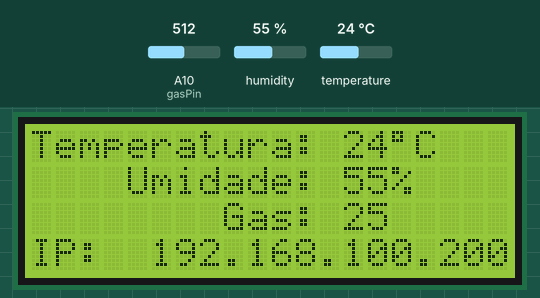
This sketch was run on a simulated Arduino Mega 2560, built for the host (arithmetic inside an expression is 32-bit, double 64-bit). Shown: 20×4 character LCD. The inputs (shaded band) are chosen by the test bench; at power-on: humidity 55 %, temperature 24 °C, A10 (gasPin) = 512. WiFi joins after 1.5 s; servers stay silent unless stated; what the sketch prints to the serial monitor is not drawn.

Above: at 1.2 s.
1.3 s: humidity set to 22 %
At 3.3 s:
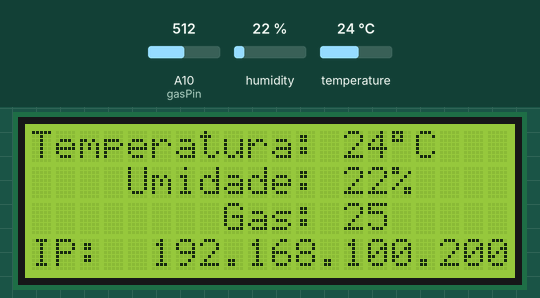
3.6 s: temperature set to 12 °C
At 4.6 s:
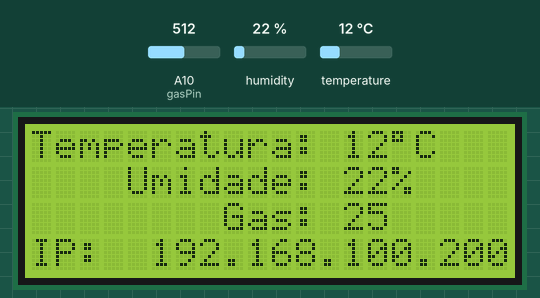
7.1 s: humidity set to 40 %
At 9.3 s:
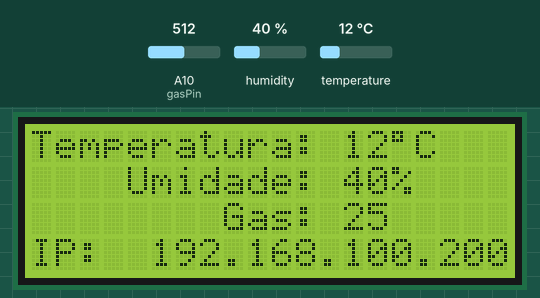
9.6 s: temperature set to 19 °C
Timing chart, 0 to 12.6 s (numbered marks = the images above; inputs shaded):
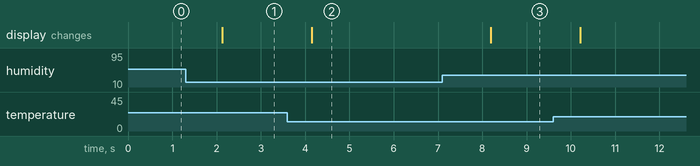

Measured:
- after the input at 1.3 s, the display: changes after 0.82 s (image 1)
- after the input at 3.6 s, the display: changes after 0.55 s (image 2)
- after the input at 7.1 s, the display: changes after 1.1 s (image 3)

The sketch:

senseIT.ino
```cpp
/*
senseIT - Projeto de monitoramento de temperatura, umidade e presença de gás
com comunicação via JSON.

Baseado no exemplo WebServer da biblioteca Ethernet

Autor: Francisco Miamoto
GitHub: /fsmiamoto
 */

#include <SPI.h>
#include <Ethernet.h>
#include <DHT.h>
#include <LiquidCrystal.h>
#include <ArduinoJson.h>

// Definições de rede:
byte mac[] = { 0xDE, 0xAD, 0xBE, 0xEF, 0xFE, 0xED };
IPAddress ip(192, 168, 100, 200);

// DHT 11
const int dhtPin = 30; // Pino do sensor DHT
DHT dht(dhtPin, DHT11); // Objeto do sensor de temperatura

// MQ-2
const int gasPin = 10; // Pino analógico

// LCD
LiquidCrystal lcd(34,36,38,46,42,44);

// Inicia servidor na porta 80 (Padrão HTTP)
EthernetServer server(80);
EthernetClient client;

// JSON para os medições dos sensores
StaticJsonBuffer<200> jsonBufferRes;
StaticJsonBuffer<200> jsonBufferReq;
JsonObject& medidasSensores = jsonBufferRes.createObject();


// Buffer para HTTP
String httpReq;

// Variáveis para medidas
int temp;
int hum;
int gas;

void setup() {
    // Inicialização dos sensores
    dht.begin();

    // Imprime texto base no LCD
    lcd.begin(20, 4);
    lcd.setCursor(0, 0);
    lcd.print("Temperatura: ");
    lcd.setCursor(0, 1);
    lcd.print("    Umidade: ");
    lcd.setCursor(0, 2);
    lcd.print("        Gas: ");
    lcd.setCursor(0, 3);
    lcd.print("IP:  192.168.100.200");

    // Inicia porta serial
    Serial.begin(9600);
    while (!Serial) {
        ; // wait for serial port to connect. Needed for native USB port only
    }
    Serial.println("Ethernet WebServer Example");

    // Inicia conexão ethernet
    Ethernet.begin(mac, ip);

    if (Ethernet.linkStatus() == LinkOFF) {
        Serial.println("Cabo ethernet desconectado!");
    }

    // Inicia servidor
    server.begin();
    Serial.print("Servidor disponível em: ");
    Serial.println(Ethernet.localIP());
}


void loop() {
    leSensores();
    atualizaJsonSensores();
    atualizaLCD();
    atendeRequisicao();
}

/*
 * atendeRequisicao - Função que gera respostas à requisições HTTP
*/
void atendeRequisicao(){
    // Verifica por clientes
    client = server.available();
    // Limpa buffer de requisção
    httpReq = "";

    if (client) {
        bool currentLineIsBlank = true;
        httpReq = "";
        while (client.connected()) {
            if (client.available()) {
                // Lê requisição
                char c = client.read();
                Serial.print(c);
                httpReq.concat(c);

                // TODO: Revisar detecção do fim da requisição
                if (c == '\n' && currentLineIsBlank) {
                    enviaResposta();
                    break;
                }

                if (c == '\n') {
                    // you're starting a new line
                    currentLineIsBlank = true;
                } else if (c != '\r') {
                    // you've gotten a character on the current line
                    currentLineIsBlank = false;
                }
            }
        }
    }
    delay(1);
    client.stop();
}

/**
 * enviaResposta - Envia resposta apropriada à página Web
*/
void enviaResposta(){
    client.println("HTTP/1.1 200 OK");
    client.println("Access-Control-Allow-Origin: *");
    if(httpContem("GET /sensors")){
        enviaJsonSensores();
    }
    else if(httpContem("POST /ip")){
        recebeIp();
    }
    else if(httpContem("OPTIONS /ip")){
        enviaOpcoes();
    }
}

/*
 * leSensores - Obtém medições dos sensores
*/
void leSensores(){
    temp = (int) dht.readTemperature();
    hum = (int) dht.readHumidity();
    gas = analogRead(gasPin);
}

/*
 * atualizaJsonSensores - Insere dados dos sensores no json
*/
void atualizaJsonSensores(){
    medidasSensores["temp"] = temp;
    medidasSensores["hum"] = hum;
    medidasSensores["gas"] = gas;
}

/*
 * enviaJsonSensores - Envia resposta HTTP com JSON dos sensores
*/
void enviaJsonSensores(){
    client.println("Content-Type: application/json");
    client.println("Connection: close");
    client.println("Refresh: 5");
    client.println();
    medidasSensores.prettyPrintTo(client);
}

void recebeIp(){
    char c;
    do{
        c = client.read();
        if(c != -1)
            httpReq.concat(c);
    }while(c != -1);

    Serial.println(pegaJsonHttpReq());
    client.println("Content-Type: text/plain");
    client.println("Connection: close");
    client.println();
    client.println("IP Atualizado");
    client.println();
}

void enviaOpcoes(){
    client.println("Content-Type: text/plain");
    client.println("Access-Control-Allow-Methods: POST, GET, OPTIONS");
    client.println("Access-Control-Allow-Headers: Content-Type");
    client.println("Connection: Keep-Alive");
    client.println();
}

/*
 * pegaJsonHttpReq - Obtém texto Json da requisição HTTP
*/
String pegaJsonHttpReq(){
    const int comeco = httpReq.indexOf('{');
    const int fim = httpReq.indexOf('}');
    return httpReq.substring(comeco,fim);
}

/*
 * atualizaLCD - Imprime medidasSensores dos sensores no LCD
*/
void atualizaLCD(){
    // Imprime temperatura
    lcd.setCursor(13, 0);
    lcd.print(temp);
    // Imprime simbolo de grau
    lcd.write(0xDF);
    lcd.print("C");

    // Imprime umidade
    lcd.setCursor(13, 1);
    lcd.print(hum);
    lcd.print("%");

    // Imprime gas
    lcd.setCursor(13, 2);
    lcd.print("25");
}

/*
 * httpContem - Procura por uma substring dentro da requisição
 * Caso encontre, retorna 1 e caso contrário, retorna 0.
 */
const int httpContem(String search){
    if( httpReq.indexOf(search) == -1)
        return 0;
    else
        return 1;
}
```
